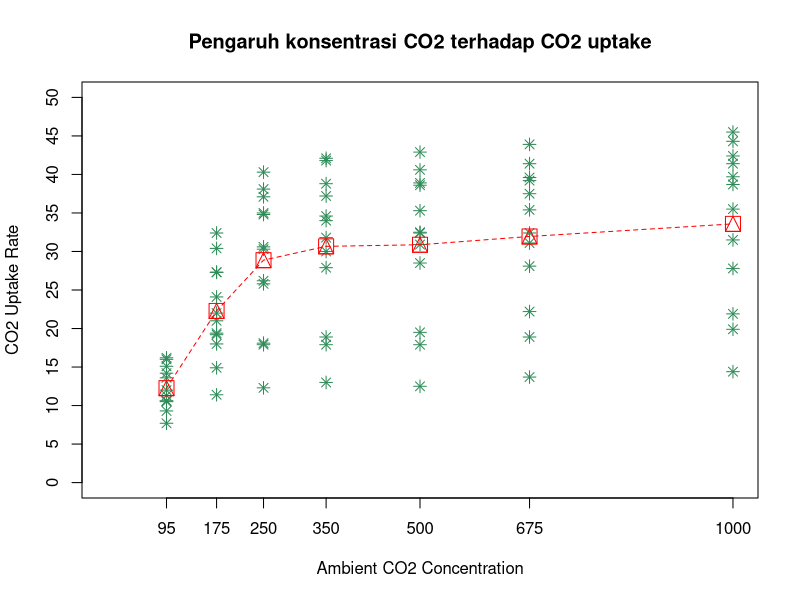
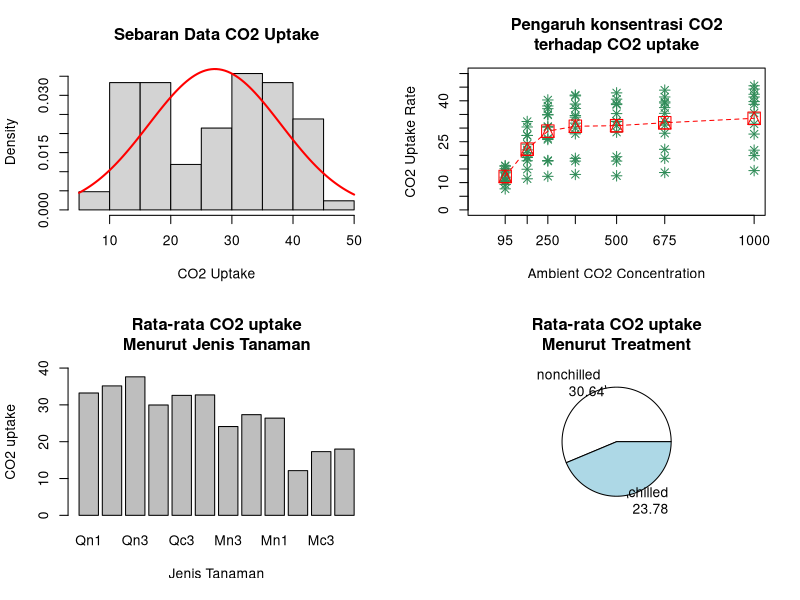
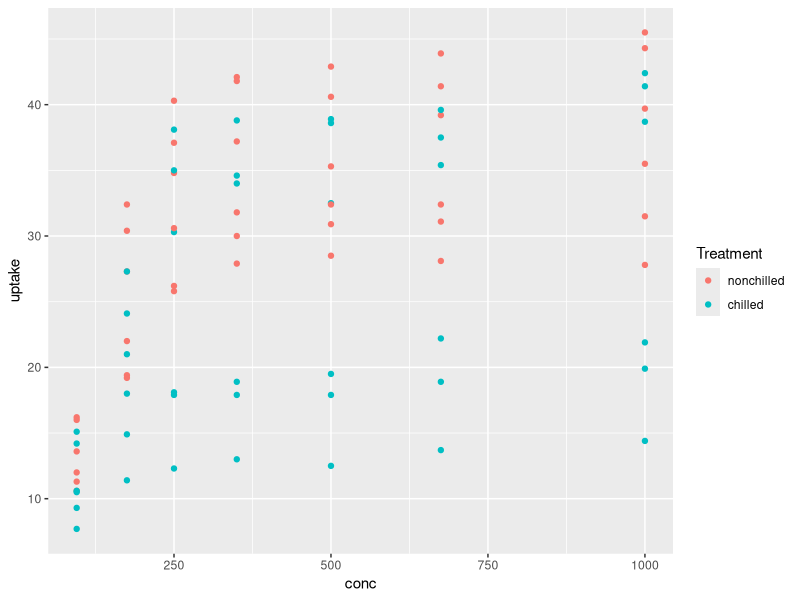
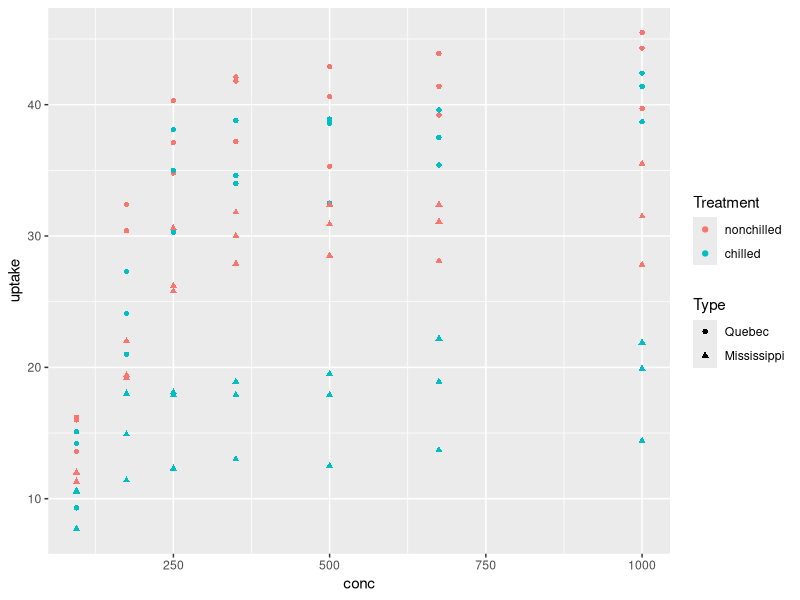
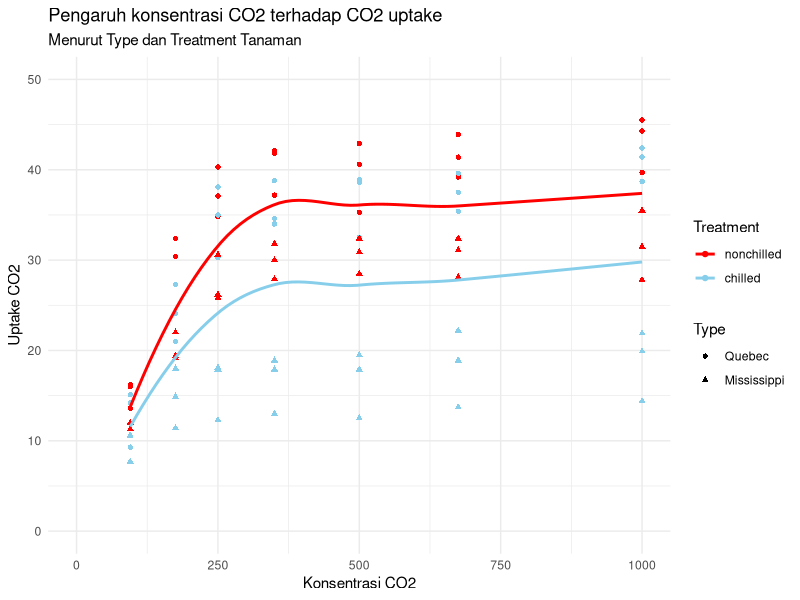
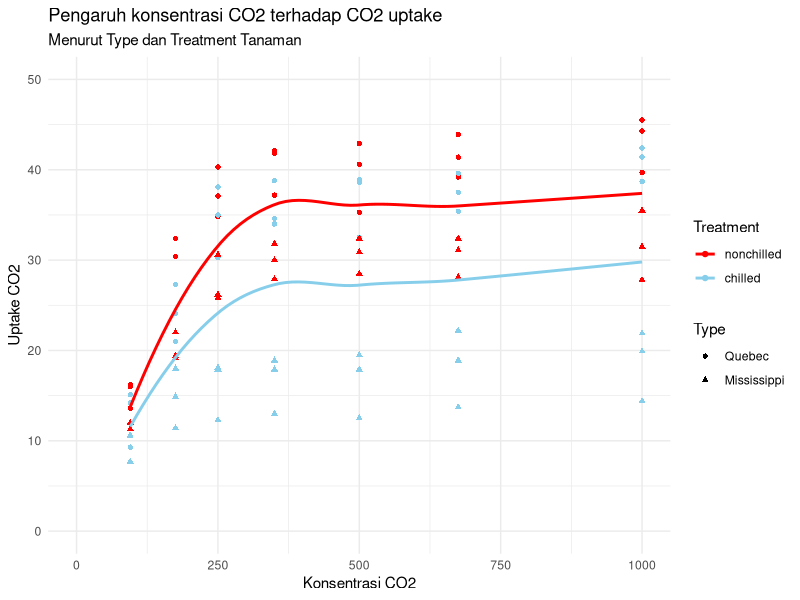

Reproduce these figures in R, in order.
#2
profil<-data.frame(
  gender = c("f","f","f","m","m","f","m","m","f","m"),
  v1 = c(8,15,8,14,8,10,9,9,10,12),
  v2 = c(9,8,13,9,2,6,9,10,13,10),
  v3 = c(5,9,12,8,9,10,7,8,6,9),
  v4 = c(9,5,6,NA,16,9,13,10,7,8),
  v5 = c(9,10,7,11,8,10,9,5,10,17),
  v6 = c(9,8,9,10,10,10,12,10,12,7),
  v7 = c(5,10,14,6,8,9,10,6,13,9),
  v8 = c(9,12,12,11,9,7,9,12,9,10),
  v9 = c(11,9,12,11,8,7,11,6,6,7),
  v10 = c(8,15,9,8,9,11,7,8,9,7)
)
filter <- (profil$gender=="m" & profil$v1>9) | (profil$gender=="f" & profil$v3<=10)
subs<-profil[filter,]
urut<-order(subs$gender, subs$v5, decreasing = c(T,F),method = "radix")
subs[urut,]
setwd(dir = "D:\\00. S2 SSD IPB\\Bahan Ajar\\SEM 1\\Pemrograman Statistika\\Praktikum\\4")
write.csv(subs[urut,],"profil_filter.csv")

#3
df_sales <- data.frame(
  id_toko = c("T1", "T2", "T3"),
  Minggu1 = c(120, 150, 95),
  Minggu2 = c(135, 140, 110)
)

df_info <- data.frame(
  id = c("T1", "T2", "T4"),
  Kota = c("Jakarta", "Bandung", "Surabaya")
)

df_merge<-merge(x = df_sales, y = df_info, by = 1, all = T)
row.names(df_merge)<-NULL
df_merge
df_long<-reshape(data = df_merge,varying = c("Minggu1", "Minggu2"), v.names = "Penjualan", timevar = "Waktu", times = c("Minggu1", "Minggu2"), direction = "long")
row.names(df_long) <- NULL
df_long
write.csv(df_long,"penjualan_long.csv")

#4
#a
df<-CO2
str(df)
head(df)
summary(df$uptake)
summary(df$conc)
plot(x = df$conc, y = df$uptake, type = "p", xlab = "Ambient CO2 Concentration", ylab = "CO2 Uptake Rate", 
     main = "Pengaruh konsentrasi CO2 terhadap CO2 uptake", pch=8, cex=1.2, col="seagreen",
     xlim = c(0,1000), ylim = c(0,50), axes = F, frame.plot = T)
meanuptake<-tapply(df$uptake, df$conc, mean)
unique(df$conc)
axis(1,unique(df$conc))
axis(2,seq(0,50, by=5))
points(unique(df$conc), meanuptake, pch=14, cex=2,col="red")
lines(unique(df$conc), meanuptake, lty=2, col="red")

#b
par(mfrow=c(2,2))
hist(x = df$uptake, freq = F, main = "Sebaran Data CO2 Uptake", xlab = "CO2 Uptake")
curve(dnorm(x, mean = mean(df$uptake), sd = sd(df$uptake)),
      add = TRUE, col = "red", lwd = 2)

plot(x = df$conc, y = df$uptake, type = "p", xlab = "Ambient CO2 Concentration", ylab = "CO2 Uptake Rate", 
     main = "Pengaruh konsentrasi CO2\nterhadap CO2 uptake", pch=8, cex=1.2, col="seagreen",
     xlim = c(0,1000), ylim = c(0,50), axes = F, frame.plot = T)
meanuptake<-tapply(df$uptake, df$conc, mean)
unique(df$conc)
axis(1,unique(df$conc))
axis(2,seq(0,50, by=5))
points(unique(df$conc), meanuptake, pch=14, cex=2,col="red")
lines(unique(df$conc), meanuptake, lty=2, col="red")

aggr<-aggregate(uptake ~ Plant, data=df, FUN = mean)
barp<-setNames(aggr[,2],aggr[,1])
barplot(height = barp, main = "Rata-rata CO2 uptake\nMenurut Jenis Tanaman", xlab = "Jenis Tanaman", ylab="CO2 uptake", ylim=c(0,40))

aggr2<-aggregate(uptake ~ Treatment, data=df, FUN = mean)
piec<-setNames(aggr2[,2],paste(aggr2[,1], "\n", round(aggr2[,2], 2)))
pie(x = piec, main = "Rata-rata CO2 uptake\nMenurut Treatment")

#c
library(ggplot2)
qplot(x = conc, y = uptake, data = df, color = Treatment)
gg<-ggplot(data = df, aes(x = conc, y = uptake, colour = Treatment, shape = Type))
gg1<-gg+geom_point()
gg1

#d
gg2<-gg1+stat_smooth(aes(group = Treatment),method="loess", se = FALSE)+
  scale_color_manual(values = c("chilled" = "skyblue",
                                "nonchilled" = "red"))+
  coord_cartesian(xlim = c(0, 1000), ylim = c(0, 50))
gg2<- gg2 + labs(title = "Pengaruh konsentrasi CO2 terhadap CO2 uptake",
                 subtitle = "Menurut Type dan Treatment Tanaman",
                 x = "Konsentrasi CO2",
                 y = "Uptake CO2") +
  theme_minimal()
gg2
ggsave(plot = gg2, filename = "co2_uptake_visualisasi.png")
